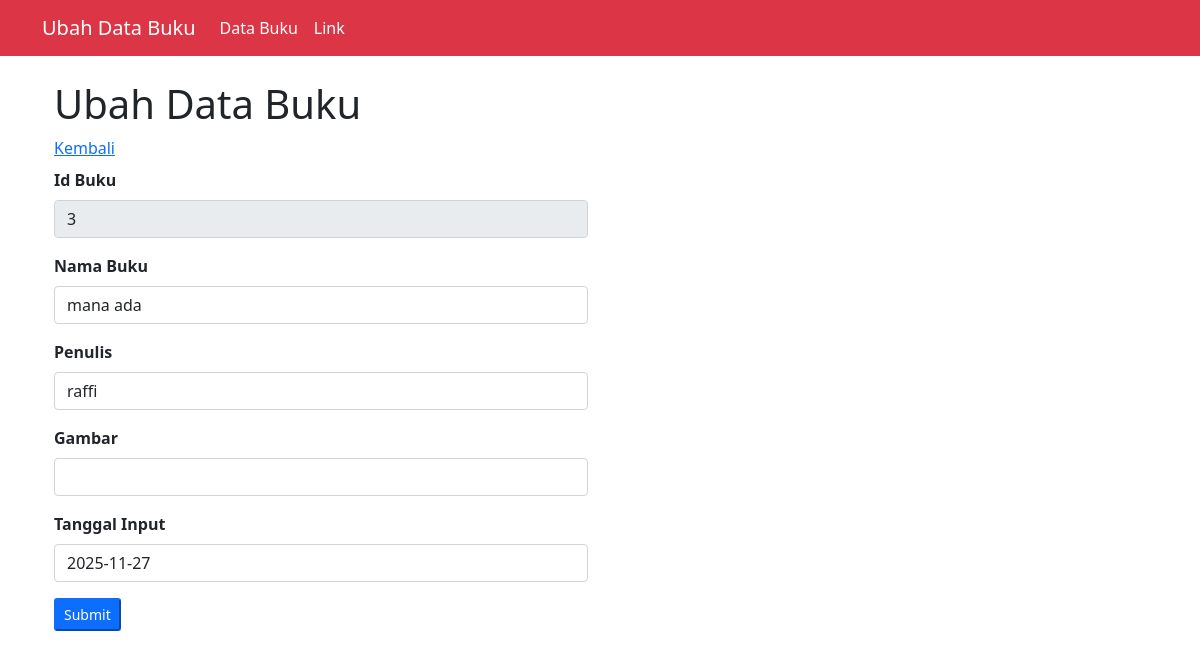
/ubah_data.php?id=3 (signed in), run on the app's committed database.
### tables this page shows
CREATE TABLE `buku` (
  `id_buku` int(50) NOT NULL,
  `nama_buku` varchar(100) NOT NULL,
  `penulis` varchar(100) NOT NULL,
  `gambar` varchar(50) NOT NULL,
  `tanggal_input` date NOT NULL DEFAULT current_timestamp(),
  `id_kategori` int(50) DEFAULT NULL
);

### function.php (called while the page is built, shortened)
<?php
$conn = mysqli_connect("localhost", "root", "", "SIMBS");
function query($query){
    global $conn;
	$result = mysqli_query($conn, $query);
	$rows = [];
	while( $row = mysqli_fetch_assoc($result) ) {
		$rows[] = $row;
	}
	return $rows;
}
?>

### ubah_data.php (the view, shortened to what this page needs)
<?php
    require("function.php");
    $id = $_GET['id'];
    $query = query("SELECT * FROM buku WHERE id_buku = $id")[0];
    $buku = $query;
?>
<!DOCTYPE html>
<html lang="en">
<head>
    <link href="https://cdn.jsdelivr.net/npm/bootstrap@5.0.2/dist/css/bootstrap.min.css" rel="stylesheet">
</head>
<body>
    <nav class="navbar navbar-expand-lg navbar-light white bg-danger">
        <div class="container">
            <a class="navbar-brand text-white" href="#">Ubah Data Buku</a>
            <div class="collapse navbar-collapse" id="navbarSupportedContent">
            <ul class="navbar-nav me-auto mb-2 mb-lg-0">
                <li class="nav-item">
                <a class="nav-link active text-white" aria-current="page" href="#">Data Buku</a>
                </li>
                <li class="nav-item">
                <a class="nav-link text-white" href="#">Link</a>
                </li>
            </ul>
            </div>
        </div>
    </nav>
    <div class="p-4 container">
        <div class="row">
            <h1 class="mb-2">Ubah Data Buku</h1>
            <a href="index.php" class="mb-2">Kembali</a>
            <div class="col-md-6">
                <form action="" method="post" enctype="multipart/form-data">
                    <div class="mb-3">
                        <label class="form-label fw-bold">Id Buku</label>
                        <input type="int" class="form-control" value="<?= $buku['id_buku'] ?>" readonly>
                    </div>
                    <div class="mb-3">
                        <label class="form-label fw-bold">Nama Buku</label>
                        <input type="text" class="form-control" name="nama_buku" id="nama_buku" value="<?= $buku['nama_buku'] ?>" autocomplete="off">
                    </div>
                    <div class="mb-3">
                        <label class="form-label fw-bold">Penulis</label>
                        <input type="text" class="form-control" name="penulis" id="penulis" value="<?= $buku['penulis'] ?>" autocomplete="off">
                    </div>
                    <div class="mb-3">
                        <label class="form-label fw-bold">Gambar</label>
                        <input type="text" class="form-control" name="gambar" id="gambar">
                    </div>
                    <div class="mb-3">
                        <label class="form-label fw-bold">Tanggal Input</label>
                        <input type="text" class="form-control" name="tanggal_input" id="tanggal_input" value="<?= $buku['tanggal_input'] ?>" autocomplete="off">
                    </div>
                    <div class="mb-3">
                        <button type="submit" name="tombol_submit" class="btn-sm btn-primary">Submit</button>
                    </div>
                </form>
            </div>
        </div>
    </div>
</body>
</html>

### data on the page
buku: id_buku "3", nama_buku "mana ada", penulis "raffi", tanggal_input "2025-11-27"
